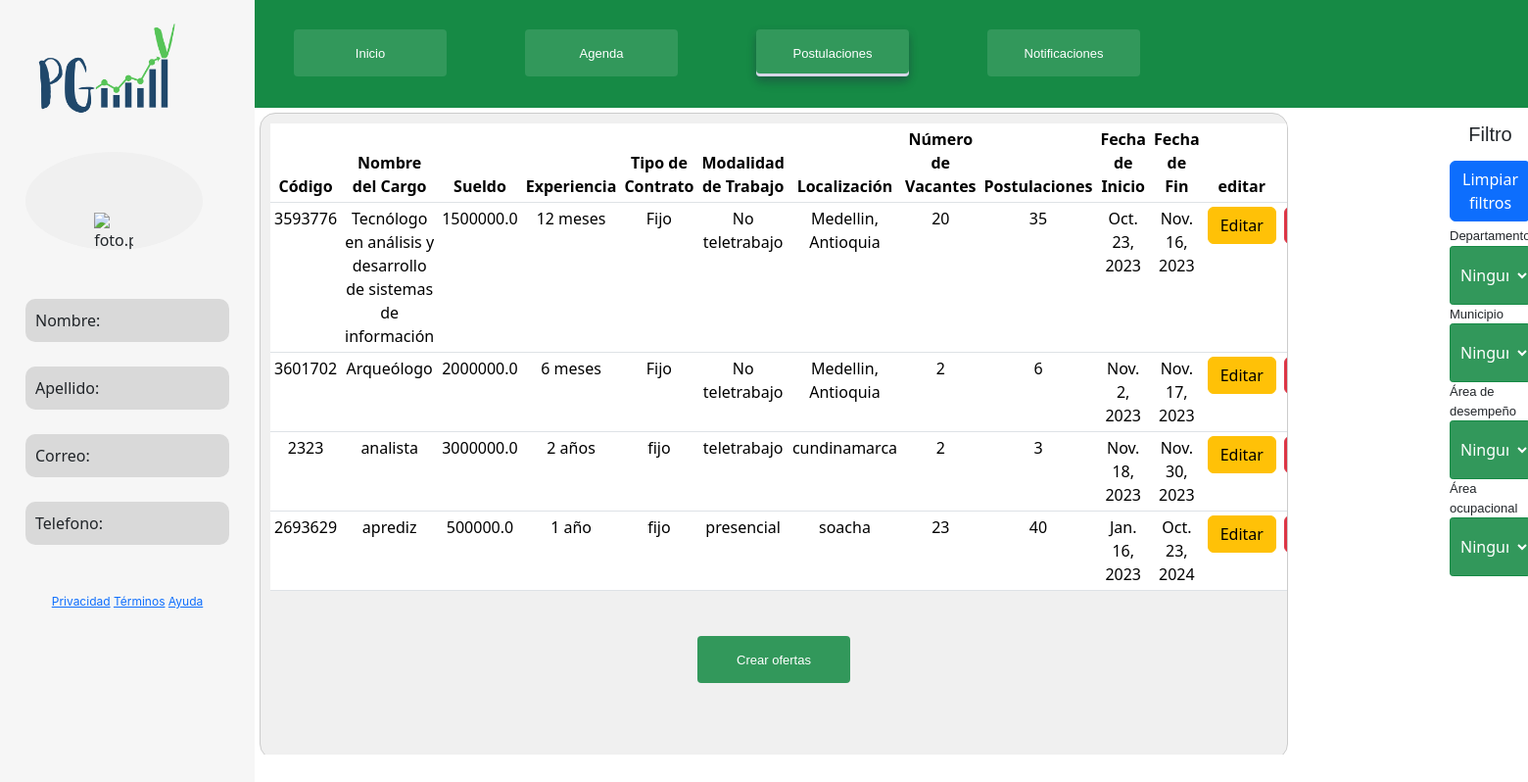
Page /usuario/lista1/ on the committed database.
### usuarios/models.py (models this page shows, shortened)
class Ofertas(models.Model):
    codigo = models.IntegerField()
    nombre_cargo = models.CharField(max_length=255)
    sueldo = models.FloatField()
    experiencia = models.CharField(max_length=255)
    tipo_contrato = models.CharField(max_length=255)
    modalidad_trabajo = models.CharField(max_length=255)
    localizacion = models.CharField(max_length=255)
    n_vacantes = models.IntegerField()
    postulaciones = models.IntegerField()
    fecha_inicio = models.DateField()
    fecha_fin = models.DateField()

### usuarios/views.py (the view)
# urls.py: path('lista1/', views.postulaciones, name="postulaciones"),
def postulaciones(request):
    data=Ofertas.objects.all()
    return render(request,'postulaciones.html',{'ofertas':data})

### templates/postulaciones.html (shortened to what this page needs)
{% load static%}
<!DOCTYPE html>
<html lang="en">
<head>
    <link href="{%static 'css/candidato/encabezado/encabezadoP.css'%}" rel="stylesheet">
    <link href="{%static 'css/candidato/encabezado/encabezado.css'%}" rel="stylesheet">
    <link href="{%static 'css/candidato/postulaciones/postulaciones.css'%}" rel="stylesheet">
    <link href="{%static 'css/candidato/perfil.css'%}" rel="stylesheet">
    <link href="https://cdn.jsdelivr.net/npm/bootstrap@5.3.2/dist/css/bootstrap.min.css" rel="stylesheet">
</head>
<body>
    <div class="contenedor">
        <header class="perfil">
            <div class="flex1">
                <div class="logoo">
                    <img class="logo" src="{%static 'img/logo.png'%}" alt="logo.png">
                </div>
            </div>
            <div class="flex2">
                <div class="foto">
                    <img src="{{user.photo.url}}" alt="foto.png">
                </div>
            </div>
            <div class="info">
                <div class="nombre">Nombre:</div>
                <div class="apellido">Apellido:</div>
                <div class="correo">Correo:</div>
                <div class="telefono">Telefono:</div>
            </div>
            <div class="flex3">
                <a href="">Privacidad</a>
                <a href="">Términos</a>
                <a href="">Ayuda</a>
            </div>
        </header>
        <aside class="encabezado">
            <div class="flex4">
                <div class="navegacion">
                    <a class="but" href="{%url 'home'%}">Inicio</a>
                    <a class="but" href="{%url 'agenda'%}">Agenda</a>
                    <a class="butP" href="{%url 'postulaciones'%}">Postulaciones</a>
                    <a class="but" href="{%url 'notificaciones'%}">Notificaciones</a>
                </div>
            </div>
        </aside>
        <div class="postulaciones">
            <div class="post1">
                <table class="table table-sm" id="table11">
                    <thead class="table11">
                        <th scope="col"> Código </th>
                        <th scope="col"> Nombre del Cargo </th>
                        <th scope="col"> Sueldo </th>
                        <th scope="col"> Experiencia </th>
                        <th scope="col"> Tipo de Contrato </th>
                        <th scope="col"> Modalidad de Trabajo </th>
                        <th scope="col"> Localización </th>
                        <th scope="col"> Número de Vacantes </th>
                        <th scope="col"> Postulaciones </th>
                        <th scope="col"> Fecha de Inicio </th>
                        <th scope="col"> Fecha de Fin </th>
                        <th scope="col">editar</th>
                        <th scope="col">eliminar</th>
                    </thead>
                    <tbody>
                        {% for oferta in ofertas %}
                        <tr>
                            <td>{{ oferta.codigo }}</td>
                            <td>{{ oferta.nombre_cargo }}</td>
                            <td>{{ oferta.sueldo }}</td>
                            <td>{{ oferta.experiencia }}</td>
                            <td>{{ oferta.tipo_contrato }}</td>
                            <td>{{ oferta.modalidad_trabajo }}</td>
                            <td>{{ oferta.localizacion }}</td>
                            <td>{{ oferta.n_vacantes }}</td>
                            <td>{{ oferta.postulaciones }}</td>
                            <td>{{ oferta.fecha_inicio }}</td>
                            <td>{{ oferta.fecha_fin }}</td>
                            <td><button type="button" class="btn btn-warning">Editar</button></td>
                            <td><button type="button" class="btn btn-danger">Eliminar</button></td>
                        </tr>
                        {% endfor %}
                    </tbody>
                </table>
                <a class="but" href="{%url 'formulario_ofertas'%}">Crear ofertas</a>
            </div>
        </div>
        <div class="filtro">
            <p class="tituloF">Filtro</p>
            <div class="filtroB">
                <button type="button" onclick="eliminarFiltros()" class="btn btn-primary" speechify-initial-font-family="&quot;Helvetica Neue&quot;, Helvetica, Arial, sans-serif" speechify-initial-font-size="13px">Limpiar filtros</button>
            </div>
            <bdo>Departamento</bdo>
            <select id="filter-departamento" class="filter" style="width: 100%;" speechify-initial-font-family="&quot;Helvetica Neue&quot;, Helvetica, Arial, sans-serif" speechify-initial-font-size="13px">
                <option value="-1" selected="selected" speechify-initial-font-family="&quot;Helvetica Neue&quot;, Helvetica, Arial, sans-serif" speechify-initial-font-size="13px">Ninguno</option>
              </select>
                <bdo>Municipio</bdo>
              <select id="filter-municipio" class="filter" style="width: 100%;" speechify-initial-font-family="&quot;Helvetica Neue&quot;, Helvetica, Arial, sans-serif" speechify-initial-font-size="13px">
                <option value="-1" selected="selected" speechify-initial-font-family="&quot;Helvetica Neue&quot;, Helvetica, Arial, sans-serif" speechify-initial-font-size="13px">Ninguno</option>
              </select>
              <bdo>Área de desempeño</bdo>
              <select id="filter-areaDesempeno" class="filter" style="width: 100%;" speechify-initial-font-family="&quot;Helvetica Neue&quot;, Helvetica, Arial, sans-serif" speechify-initial-font-size="13px">
                <option value="-1" selected="selected" speechify-initial-font-family="&quot;Helvetica Neue&quot;, Helvetica, Arial, sans-serif" speechify-initial-font-size="13px">Ninguno</option>
              </select>
              <bdo>Área ocupacional</bdo>
              <select id="filter-areaOcupacional" class="filter" style="width: 100%;" speechify-initial-font-family="&quot;Helvetica Neue&quot;, Helvetica, Arial, sans-serif" speechify-initial-font-size="13px">
                <option value="-1" selected="selected" speechify-initial-font-family="&quot;Helvetica Neue&quot;, Helvetica, Arial, sans-serif" speechify-initial-font-size="13px">Ninguno</option>
              </select>
        </div>
    </div>
    </html>
</body>

### melqui/static/css/candidato/encabezado/encabezadoP.css (style rules this page uses)
.encabezado { grid-column: 2 / 6; position: relative; width: 100%; height: 100%; background: #168A45; }
.flex4 { display: flex; position: relative; overflow: hidden; }
.navegacion { display: flex; position: relative; flex-direction: row; justify-content: center; }
.butP { border-radius: 13px; border: #168A45; background: rgb(50, 152, 91); width: 10vw; height: 50px; margin: 30px 40px; }
.butP { align-items: center; appearance: none; background-color: rgba(22, 138, 69,01.5px); border-radius: 4px; border-width: 0; box-shadow: rgba(35, 37, 66, 0.3) 0 4px 8px, rgba(45, 35, 66, 0.2) 0 7px 13px -3px, #D6D6E7 0 -3px 0 inset; box-sizing: border-box; color: #ffffff; cursor: pointer; display: inline-flex; font-family: Verdana, Geneva, Tahoma, sans-serif; height: 48px; justify-content: center; line-height: 1; list-style: none; overflow: hidden; padding-left: 16px; padding-right: 16px; position: relative; text-align: left; text-decoration: none; transition: box-shadow .15s,transform .15s; user-select: none; -webkit-user-select: none; touch-action: manipulation; white-space: nowrap; will-change: box-shadow,transform; font-size: 13px; }

### melqui/static/css/candidato/encabezado/encabezado.css (style rules this page uses)
.encabezado { grid-column: 2 / 29; position: relative; width: 100%; height: 100%; background: #168A45; }
.flex4 { display: flex; position: relative; overflow: hidden; }
.navegacion { display: flex; position: relative; flex-direction: row; justify-content: center; }
.but { border-radius: 13px; border: #168A45; background: rgb(50, 152, 91); width: 10vw; height: 50px; margin: 30px 40px; }
.but { align-items: center; appearance: none; background-color: rgba(22, 138, 69,01.5px); border-radius: 4px; border-width: 0; box-sizing: border-box; color: #ffffff; cursor: pointer; display: inline-flex; font-family: Verdana, Geneva, Tahoma, sans-serif; height: 48px; justify-content: center; line-height: 1; list-style: none; overflow: hidden; padding-left: 16px; padding-right: 16px; position: relative; text-align: left; text-decoration: none; transition: box-shadow .15s,transform .15s; user-select: none; -webkit-user-select: none; touch-action: manipulation; white-space: nowrap; will-change: box-shadow,transform; font-size: 13px; }

### melqui/static/css/candidato/perfil.css (style rules this page uses)
* { margin: 0;padding: 0; }
.contenedor { display: grid; grid-template-columns: 260px 260px 160px repeat(17, 160px);; grid-template-rows: repeat(7, 110px); height: 100vh; }
.perfil { position: flex; background: #F6F6F6; grid-row: 1 / 8; width: 100%; height: 100vh; }
.logoo { width: 100%; }
.logo { position: relative; display: flex; top: 0; width: 140px; height: auto; transition: transform 0.9s ease; margin-left: 15%; }
.flex1 { display: flex; position: relative; }
.flex2 { display: flex; align-items: center; width: 80%; height: auto; margin-left: 10%; }
.foto { position: relative; background-color: rgb(240, 240, 240); height: 100px; border-radius: 50%; overflow: hidden; margin-top: 15px; margin-bottom: 50px; padding: 50px; }
.foto img { width: 50%; height: auto; display: block; margin-left: 25%; margin-top: 15%; }
.info { width: 80%; height: auto; margin-left: 10%; }
.nombre, .apellido, .correo, .telefono { background-color: rgb(217, 217, 217); margin-bottom: 25px; padding: 10px; border-radius: 10px; }
.flex3 { color: #20486B; text-align: center; font-family: Inter; font-size: 12px; margin-top: 50px; font-style: normal; font-weight: 400; line-height: normal; }

### rows in the picture
Ofertas: codigo "3593776", nombre_cargo "Tecnólogo en análisis y desarrollo de sistemas de información", sueldo "1500000.0", experiencia "12 meses", tipo_contrato "Fijo", modalidad_trabajo "No teletrabajo", localizacion "Medellin, Antioquia", n_vacantes "20", postulaciones "35", fecha_inicio "Oct. 23, 2023", fecha_fin "Nov. 16, 2023"
Ofertas: codigo "3601702", nombre_cargo "Arqueólogo", sueldo "2000000.0", experiencia "6 meses", tipo_contrato "Fijo", modalidad_trabajo "No teletrabajo", localizacion "Medellin, Antioquia", n_vacantes "2", postulaciones "6", fecha_inicio "Nov. 2, 2023", fecha_fin "Nov. 17, 2023"
Ofertas: codigo "2323", nombre_cargo "analista", sueldo "3000000.0", experiencia "2 años", tipo_contrato "fijo", modalidad_trabajo "teletrabajo", localizacion "cundinamarca", n_vacantes "2", postulaciones "3", fecha_inicio "Nov. 18, 2023", fecha_fin "Nov. 30, 2023"
Ofertas: codigo "2693629", nombre_cargo "aprediz", sueldo "500000.0", experiencia "1 año", tipo_contrato "fijo", modalidad_trabajo "presencial", localizacion "soacha", n_vacantes "23", postulaciones "40", fecha_inicio "Jan. 16, 2023", fecha_fin "Oct. 23, 2024"
